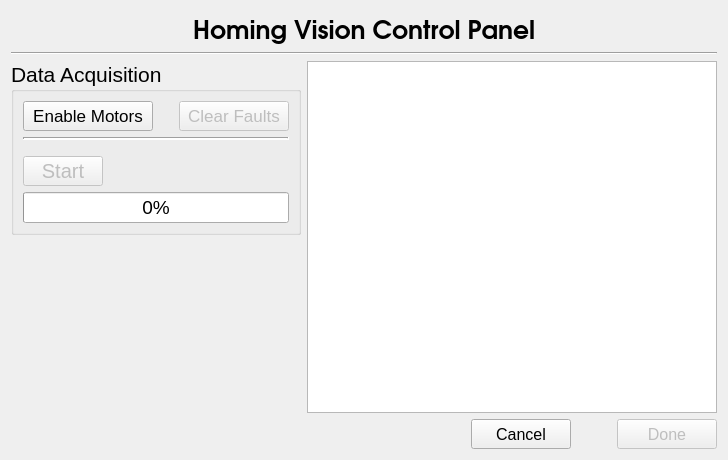
<?xml version="1.0" encoding="UTF-8"?>
<ui version="4.0">
 <class>HomingInterfaceVision</class>
 <widget class="QWidget" name="HomingInterfaceVision">
  <property name="geometry">
   <rect>
    <x>0</x>
    <y>0</y>
    <width>726</width>
    <height>460</height>
   </rect>
  </property>
  <property name="windowTitle">
   <string>Form</string>
  </property>
  <layout class="QVBoxLayout" name="widgetLayout">
   <item>
    <widget class="QLabel" name="label_3">
     <property name="font">
      <font>
       <family>URW Gothic L</family>
       <pointsize>19</pointsize>
       <weight>75</weight>
       <bold>true</bold>
      </font>
     </property>
     <property name="text">
      <string>Homing Vision Control Panel</string>
     </property>
     <property name="alignment">
      <set>Qt::AlignCenter</set>
     </property>
    </widget>
   </item>
   <item>
    <widget class="Line" name="line_2">
     <property name="orientation">
      <enum>Qt::Horizontal</enum>
     </property>
    </widget>
   </item>
   <item>
    <layout class="QHBoxLayout" name="horizontalLayout">
     <item>
      <layout class="QVBoxLayout" name="verticalLayout" stretch="0,1">
       <item>
        <widget class="QGroupBox" name="groupBox_dataCollection">
         <property name="sizePolicy">
          <sizepolicy hsizetype="Fixed" vsizetype="Preferred">
           <horstretch>0</horstretch>
           <verstretch>0</verstretch>
          </sizepolicy>
         </property>
         <property name="minimumSize">
          <size>
           <width>300</width>
           <height>0</height>
          </size>
         </property>
         <property name="font">
          <font>
           <pointsize>16</pointsize>
          </font>
         </property>
         <property name="title">
          <string>Data Acquisition</string>
         </property>
         <layout class="QVBoxLayout" name="verticalLayout_2" stretch="0,0,0,0,0,0,1">
          <property name="sizeConstraint">
           <enum>QLayout::SetFixedSize</enum>
          </property>
          <item>
           <layout class="QHBoxLayout" name="horizontalLayout_2">
            <item>
             <widget class="QPushButton" name="pushButton_enable">
              <property name="sizePolicy">
               <sizepolicy hsizetype="Fixed" vsizetype="Fixed">
                <horstretch>0</horstretch>
                <verstretch>0</verstretch>
               </sizepolicy>
              </property>
              <property name="minimumSize">
               <size>
                <width>130</width>
                <height>30</height>
               </size>
              </property>
              <property name="maximumSize">
               <size>
                <width>16777215</width>
                <height>30</height>
               </size>
              </property>
              <property name="font">
               <font>
                <pointsize>13</pointsize>
               </font>
              </property>
              <property name="text">
               <string>Enable Motors</string>
              </property>
              <property name="checkable">
               <bool>true</bool>
              </property>
             </widget>
            </item>
            <item>
             <spacer name="horizontalSpacer_2">
              <property name="orientation">
               <enum>Qt::Horizontal</enum>
              </property>
              <property name="sizeType">
               <enum>QSizePolicy::Fixed</enum>
              </property>
              <property name="sizeHint" stdset="0">
               <size>
                <width>20</width>
                <height>20</height>
               </size>
              </property>
             </spacer>
            </item>
            <item>
             <widget class="QPushButton" name="pushButton_clearFaults">
              <property name="enabled">
               <bool>false</bool>
              </property>
              <property name="sizePolicy">
               <sizepolicy hsizetype="Fixed" vsizetype="Fixed">
                <horstretch>0</horstretch>
                <verstretch>0</verstretch>
               </sizepolicy>
              </property>
              <property name="minimumSize">
               <size>
                <width>110</width>
                <height>30</height>
               </size>
              </property>
              <property name="maximumSize">
               <size>
                <width>16777215</width>
                <height>30</height>
               </size>
              </property>
              <property name="font">
               <font>
                <pointsize>13</pointsize>
               </font>
              </property>
              <property name="text">
               <string>Clear Faults</string>
              </property>
             </widget>
            </item>
           </layout>
          </item>
          <item>
           <widget class="Line" name="line">
            <property name="lineWidth">
             <number>2</number>
            </property>
            <property name="orientation">
             <enum>Qt::Horizontal</enum>
            </property>
           </widget>
          </item>
          <item>
           <spacer name="verticalSpacer_3">
            <property name="orientation">
             <enum>Qt::Vertical</enum>
            </property>
            <property name="sizeType">
             <enum>QSizePolicy::Fixed</enum>
            </property>
            <property name="sizeHint" stdset="0">
             <size>
              <width>20</width>
              <height>10</height>
             </size>
            </property>
           </spacer>
          </item>
          <item>
           <layout class="QHBoxLayout" name="horizontalLayout_4">
            <item>
             <widget class="QPushButton" name="pushButton_start">
              <property name="enabled">
               <bool>false</bool>
              </property>
              <property name="minimumSize">
               <size>
                <width>0</width>
                <height>30</height>
               </size>
              </property>
              <property name="maximumSize">
               <size>
                <width>16777215</width>
                <height>30</height>
               </size>
              </property>
              <property name="font">
               <font>
                <pointsize>15</pointsize>
               </font>
              </property>
              <property name="text">
               <string>Start</string>
              </property>
              <property name="checkable">
               <bool>true</bool>
              </property>
             </widget>
            </item>
            <item>
             <spacer name="horizontalSpacer_3">
              <property name="orientation">
               <enum>Qt::Horizontal</enum>
              </property>
              <property name="sizeHint" stdset="0">
               <size>
                <width>40</width>
                <height>20</height>
               </size>
              </property>
             </spacer>
            </item>
           </layout>
          </item>
          <item>
           <spacer name="verticalSpacer_2">
            <property name="orientation">
             <enum>Qt::Vertical</enum>
            </property>
            <property name="sizeType">
             <enum>QSizePolicy::Fixed</enum>
            </property>
            <property name="sizeHint" stdset="0">
             <size>
              <width>20</width>
              <height>0</height>
             </size>
            </property>
           </spacer>
          </item>
          <item>
           <widget class="QProgressBar" name="progressBar">
            <property name="font">
             <font>
              <pointsize>14</pointsize>
             </font>
            </property>
            <property name="value">
             <number>0</number>
            </property>
           </widget>
          </item>
          <item>
           <spacer name="verticalSpacer_4">
            <property name="orientation">
             <enum>Qt::Vertical</enum>
            </property>
            <property name="sizeType">
             <enum>QSizePolicy::Expanding</enum>
            </property>
            <property name="sizeHint" stdset="0">
             <size>
              <width>20</width>
              <height>0</height>
             </size>
            </property>
           </spacer>
          </item>
         </layout>
        </widget>
       </item>
       <item>
        <spacer name="verticalSpacer">
         <property name="orientation">
          <enum>Qt::Vertical</enum>
         </property>
         <property name="sizeHint" stdset="0">
          <size>
           <width>20</width>
           <height>40</height>
          </size>
         </property>
        </spacer>
       </item>
      </layout>
     </item>
     <item>
      <widget class="QTextBrowser" name="textBrowser_logs">
       <property name="sizePolicy">
        <sizepolicy hsizetype="MinimumExpanding" vsizetype="Expanding">
         <horstretch>0</horstretch>
         <verstretch>0</verstretch>
        </sizepolicy>
       </property>
       <property name="minimumSize">
        <size>
         <width>400</width>
         <height>0</height>
        </size>
       </property>
       <property name="font">
        <font>
         <pointsize>11</pointsize>
        </font>
       </property>
      </widget>
     </item>
    </layout>
   </item>
   <item>
    <layout class="QHBoxLayout" name="horizontalLayout_6">
     <item>
      <spacer name="horizontalSpacer_7">
       <property name="orientation">
        <enum>Qt::Horizontal</enum>
       </property>
       <property name="sizeHint" stdset="0">
        <size>
         <width>40</width>
         <height>20</height>
        </size>
       </property>
      </spacer>
     </item>
     <item>
      <widget class="QPushButton" name="pushButton_cancel">
       <property name="minimumSize">
        <size>
         <width>100</width>
         <height>30</height>
        </size>
       </property>
       <property name="maximumSize">
        <size>
         <width>16777215</width>
         <height>30</height>
        </size>
       </property>
       <property name="font">
        <font>
         <pointsize>12</pointsize>
        </font>
       </property>
       <property name="text">
        <string>Cancel</string>
       </property>
      </widget>
     </item>
     <item>
      <spacer name="horizontalSpacer_6">
       <property name="orientation">
        <enum>Qt::Horizontal</enum>
       </property>
       <property name="sizeType">
        <enum>QSizePolicy::Fixed</enum>
       </property>
       <property name="sizeHint" stdset="0">
        <size>
         <width>40</width>
         <height>20</height>
        </size>
       </property>
      </spacer>
     </item>
     <item>
      <widget class="QPushButton" name="pushButton_done">
       <property name="enabled">
        <bool>false</bool>
       </property>
       <property name="sizePolicy">
        <sizepolicy hsizetype="Fixed" vsizetype="Fixed">
         <horstretch>0</horstretch>
         <verstretch>0</verstretch>
        </sizepolicy>
       </property>
       <property name="minimumSize">
        <size>
         <width>100</width>
         <height>30</height>
        </size>
       </property>
       <property name="maximumSize">
        <size>
         <width>16777215</width>
         <height>30</height>
        </size>
       </property>
       <property name="font">
        <font>
         <pointsize>12</pointsize>
        </font>
       </property>
       <property name="text">
        <string>Done</string>
       </property>
      </widget>
     </item>
    </layout>
   </item>
  </layout>
 </widget>
 <resources/>
 <connections/>
</ui>
